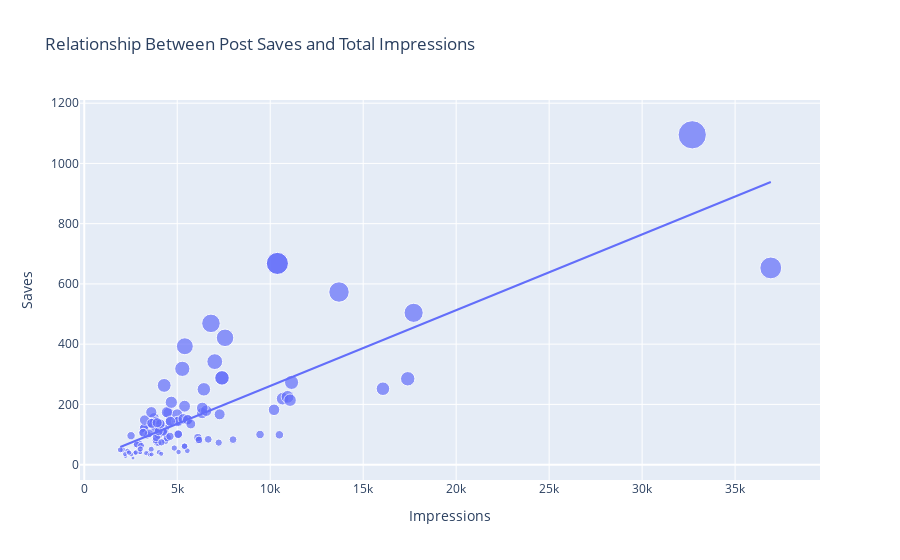

Notebook source saved alongside this figure:
### Markdown cell above
A more number of shares will result in a higher reach, but shares don’t affect the reach of a post as much as likes do. Now let’s have a look at the relationship between the number of saves and the number of impressions:

### Code cell
figure = px.scatter(data_frame = data, x="Impressions",
                    y="Saves", size="Saves", trendline="ols", 
                    title = "Relationship Between Post Saves and Total Impressions")
figure.show()
